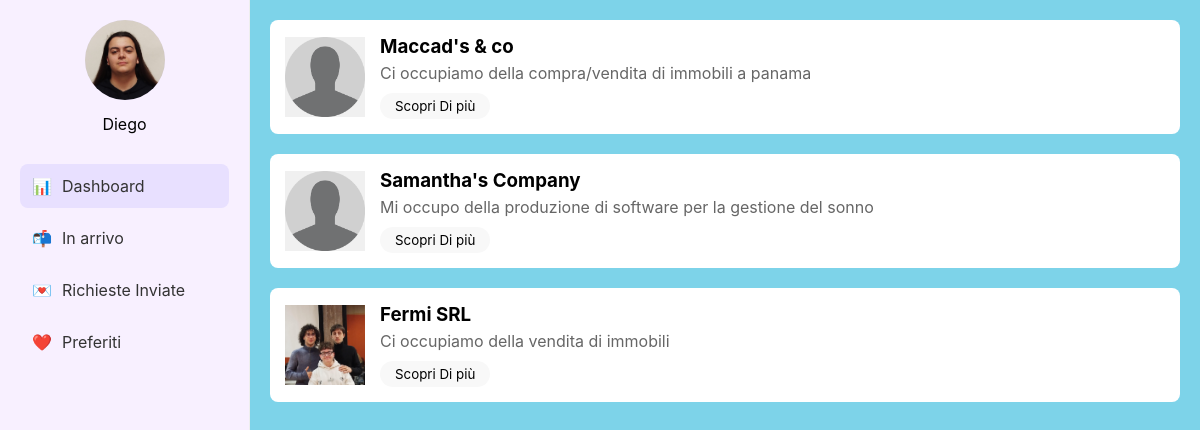
Page /Sito/SchermataStudente.php (signed in) on the committed database.
### tables this page shows
CREATE TABLE `Aziende` (
  `ID` int NOT NULL,
  `Nome` varchar(60) NOT NULL,
  `Indirizzo` varchar(100) NOT NULL,
  `Foto` varchar(70) NOT NULL DEFAULT 'img/defaultPF.png',
  `Descrizione` varchar(250) NOT NULL,
  `Email` varchar(60) NOT NULL,
  `Password` varchar(128) NOT NULL
);

### Sito/SchermataStudente.php (the view, shortened to what this page needs)
<!DOCTYPE html>
<html lang="it">
<head>
</head>
<body>
    <div class="sidebar">
	<?php
      $foto = $_SESSION["Foto"];
      echo '<div class="profile">
               <img class="profile-image" src=' . $foto . ' alt="Profile Picture" width="500" height="600">
              <p>' . $_SESSION["Nome_utente"] . '</p>
          </div>';
	?>
        <nav>
            <a href="#" class="menu-item active">
                📊 <span>Dashboard</span>
            </a>
            <a href="#" class="menu-item">
                📬 <span>In arrivo</span>
            </a>
            <a href="#" class="menu-item">
                💌 <span>Richieste Inviate</span>
            </a>
            <a href="#" class="menu-item">
                ❤️ <span>Preferiti</span>
            </a>
        </nav>
    </div>
    <div class="main-content">
        <?php
        	$conn = Connect();
            $query = "SELECT * FROM Aziende";
            $result = mysqli_query($conn,$query);
            if(mysqli_num_rows($result) > 0){
            	while($row = mysqli_fetch_assoc($result)){
                	echo '<div class="company-card">
                            <img class="company-image" src="'. $row['Foto'] .'" alt="Company Image">
                            <div class="company-info">
                                <h3>'. $row['Nome'] .'</h3>
                                <p>'. $row['Descrizione'] .'</p>
                                <button class="more-button">Scopri Di più</button>
                            </div>
                          </div>';
                }
            }
        ?>
    </div>
</body>
</html>

### Sito/SchermataStudente.php (style rules this page uses)
* { margin: 0; padding: 0; box-sizing: border-box; font-family: -apple-system, BlinkMacSystemFont, 'Segoe UI', Roboto, sans-serif; }
body { display: flex; min-height: 100vh; }
.sidebar { width: 250px; background-color: #f8f0ff; padding: 20px; display: flex; flex-direction: column; border-right: 1px solid #eee; }
.profile { text-align: center; margin-bottom: 30px; }
.profile-image { width: 80px; height: 80px; background-color: #e8e0ff; border-radius: 50%; margin: 0 auto 10px; }
.menu-item { display: flex; align-items: center; padding: 12px; margin-bottom: 8px; border-radius: 8px; color: #333; text-decoration: none; transition: background-color 0.2s; }
.menu-item.active { background-color: #e8e0ff; }
.menu-item span { margin-left: 10px; }
.main-content { flex-grow: 1; background-color: #7dd3e9; padding: 20px; }
.company-card { background-color: white; border-radius: 8px; padding: 15px; margin-bottom: 20px; display: flex; align-items: center; }
.company-image { width: 80px; height: 80px; background-color: #f0f0f0; margin-right: 15px; }
.company-info h3 { margin-bottom: 5px; }
.company-info p { color: #666; margin-bottom: 10px; }
.more-button { background-color: #f8f8f8; border: none; padding: 5px 15px; border-radius: 15px; cursor: pointer; }

### rows in the picture
aziende: Foto (placeholder picture), Nome "Maccad's & co", Descrizione "Ci occupiamo della compra/vendita di immobili a panama"
aziende: Foto (placeholder picture), Nome "Samantha's Company", Descrizione "Mi occupo della produzione di software per la gestione del sonno"
aziende: Foto (picture), Nome "Fermi SRL", Descrizione "Ci occupiamo della vendita di immobili"

### other values in the picture
$_SESSION["Nome_utente"] "Diego"
